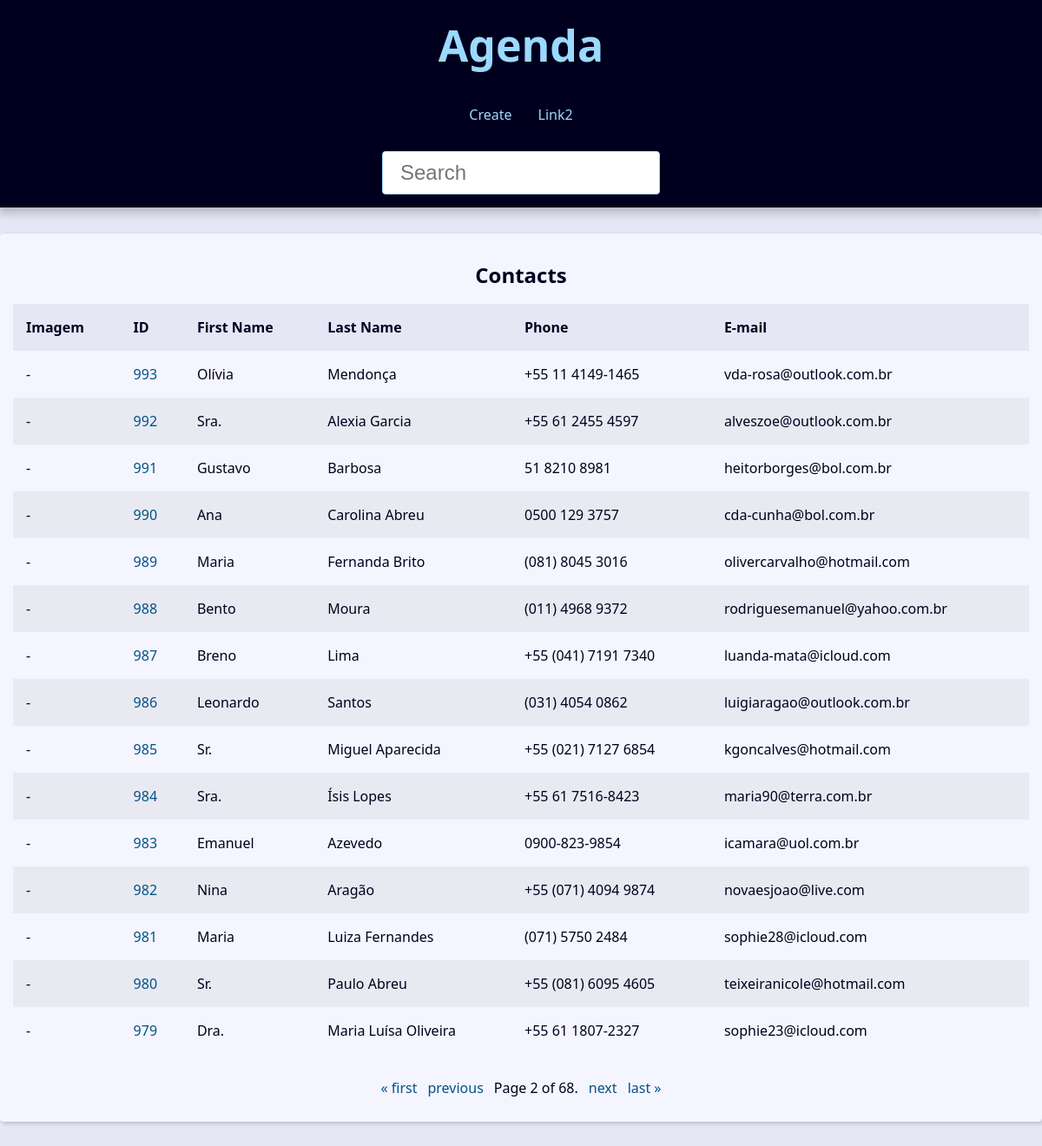
The page /?page=2&q= on the database its author committed.
### contact/models.py (models this page shows, shortened)
class Contact(models.Model):
    first_name   = models.CharField(max_length=50)
    last_name    = models.CharField(max_length=50, blank=True)
    phone        = models.CharField(max_length=50)
    email        = models.EmailField(max_length=254, blank=True)
    created_date = models.DateTimeField(default=timezone.now)
    description  = models.TextField(blank=True)
    show         = models.BooleanField(default=True)
    picture      = models.ImageField(blank=True, upload_to="pictures/%Y/%m/")
    category = models.ForeignKey(
                        Category,
                        on_delete=models.SET_NULL,
                        blank=True,
                        null=True
    )
    owner = models.ForeignKey(
        User,
        on_delete=models.SET_NULL,
        blank=True, null=True
    )
    class Meta:
        verbose_name = 'Contato'
        verbose_name_plural = 'Contatos'

### contact/views/contact_views.py (the view)
# urls.py: path('', views.index, name='index')         ,
def index(request):
    contacts = Contact.objects \
    .filter(show=True)         \
    .order_by('-id')
    paginator   = Paginator(contacts, 15)
    page_number = request.GET.get("page")
    page_obj    = paginator.get_page(page_number)
    context = {
        'page_obj': page_obj
    }
    return render(
        request,
        'contact/index.html',
        context
    )

### contact/templates/contact/index.html
{% extends 'global/base.html' %}
{% block content %}
  <div class="responsive-table">
    <table class="contacts-table">
      <caption class="table-caption ">
        Contacts
      </caption>
      <thead>
        <tr class="table-row table-row-header">
          <th class="table-header">Imagem</th>
          <th class="table-header">ID</th>
          <th class="table-header">First Name</th>
          <th class="table-header">Last Name</th>
          <th class="table-header">Phone</th>
          <th class="table-header">E-mail</th>
        </tr>
      </thead>
      <tbody>
        {% for contact in page_obj %}
          <tr class="table-row">
            <td class="table-cel">
              {% if contact.picture %}
                <img
                  src="{{ contact.picture.url }}"
                  alt="{{ contact.first_name }}"
                  style="
                    width: 50px;
                    height: 50px;
                    object-fit: cover;
                    border-radius: 50%;
                  "
                >
              {% else %}
                -
              {% endif %}
            </td>
            <td class="table-cel">
                <a
                    class="table-link"
                    href="{% url 'contact:contact' contact.id %}">
                    {{ contact.id }}
                </a>
            </td>
            <td class="table-cel">
              {{ contact.first_name }}
            </td>
            <td class="table-cel">
              {{ contact.last_name }}
            </td>
            <td class="table-cel">
              {{ contact.phone }}
            </td>
            <td class="table-cel">
              {{ contact.email }}
            </td>
          </tr>
        {% endfor %}
      </tbody>
    </table>
  </div>
{% endblock content %}

### base_templates/global/base.html (shortened to what this page needs)
{% load static %}
<!DOCTYPE html>
<html lang="pt-BR">
{% include 'global/partials/_head.html' %}
<body>
    {% include 'global/partials/_header.html' %}
    <main class="content">
        {% block content %}{% endblock content %}
        {% include 'global/partials/_paginator.html' %}
    </main>
</body>
</html>

### base_templates/global/partials/_head.html (shortened to what this page needs)
{% load static %}<!DOCTYPE html>
<head>
    <link rel="stylesheet" href="{% static 'global/css/style.css' %}">
</head>

### base_templates/global/partials/_header.html
    <header class="header">
        <h1 class="header-heading">
            <a href="{% url 'contact:index' %}" class="header-link">
                Agenda
            </a>
        </h1>
        <nav class="menu">
            <ul class="menu-list">
                <li class="menu-item">
                    <a href="{% url 'contact:create' %}" class="menu-link">
                        Create
                    </a>
                </li>
                <li class="menu-item">
                    <a href="" class="menu-link">
                        Link2
                    </a>
                </li>
            </ul>
        </nav>
        <div class="search">
            <form
                action="{% url 'contact:search' %}"
                method="GET"
            >
                <input
                    type="search"
                    class="search-input"
                    placeholder="Search"
                    id="search"
                    name="q"
                    value="{{ request.GET.q.strip }}"
                >
            </form>
        </div>
    </header>

### base_templates/global/partials/_paginator.html
<div class="pagination">
    <span class="step-links">
        {% if page_obj.has_previous %}
            <a href="?page=1&q={{ request.GET.q.strip }}">&laquo; first</a>
            <a href="?page={{ page_obj.previous_page_number }}&q={{ request.GET.q.strip }}">previous</a>
        {% endif %}
        <span class="current">
            Page {{ page_obj.number }} of {{ page_obj.paginator.num_pages }}.
        </span>
        {% if page_obj.has_next %}
            <a href="?page={{ page_obj.next_page_number }}&q={{ request.GET.q.strip }}">next</a>
            <a href="?page={{ page_obj.paginator.num_pages }}&q={{ request.GET.q.strip }}">last &raquo;</a>
        {% endif %}
    </span>
</div>

### base_static/global/css/style.css (style rules this page uses)
:root { --spacing: 1.5rem; --link-dark-color: rgb(0, 83, 134); --link-light-color: rgb(156, 217, 255); --clr-white: rgb(245, 245, 255); --clr-black: rgb(0, 0, 30); --clr-light-gray: rgb(230, 230, 245); --clr-dark-shadow-5: rgba(0, 0, 10, 5%); --clr-dark-shadow-10: rgba(0, 0, 10, 10%); --clr-dark-shadow-20: rgba(0, 0, 10, 20%); --clr-light-shadow-5: rgba(200, 200, 255, 5%); --clr-light-shadow-10: rgba(200, 200, 255, 10%); --clr-light-shadow-20: rgba(200, 200, 255, 20%); --main-page-width: 120rem; --table-min-width: 60rem; --biggest-font-size: 5rem; --bigger-font-size: 4rem; --big-font-size: 3.2rem; --medium-font-size: 2.4rem; --small-font-size: 1.6rem; --smaller-font-size: 1.4rem; --smallest-font-size: 1.2rem; --transition-fast: 300ms; --transition-medium: 600ms; --transition-slow: 1s; --default-border-radius: 4px; }
*, *::before, *::after { margin: 0; padding: 0; box-sizing: border-box; }
html { font-size: 62.5%; }
body { font-family: system-ui, -apple-system, BlinkMacSystemFont, 'Segoe UI', Roboto, Oxygen, Ubuntu, Cantarell, 'Open Sans', 'Helvetica Neue', sans-serif; line-height: 1.5; font-size: var(--small-font-size); color: var(--clr-black); -webkit-font-smoothing: antialiased; background: var(--clr-light-gray); }
.header { background: var(--clr-black); padding: var(--spacing); box-shadow: 0 5px 10px 2px var(--clr-dark-shadow-20); z-index: 1; position: relative; }
.header-heading { font-size: var(--biggest-font-size); text-align: center; }
.header-link { color: var(--link-light-color); text-decoration: none; transition: filter var(--transition-fast) ease-in-out; }
.menu { margin: var(--spacing); }
.menu-list { list-style: none; display: flex; justify-content: center; flex-flow: row wrap; }
.menu-link { display: block; padding: var(--spacing); color: var(--link-light-color); text-decoration: none; transition: background-color var(--transition-fast) ease-in-out; border-radius: var(--default-border-radius); }
.content { max-width: var(--main-page-width); margin: calc(var(--spacing) * 2) auto; padding: var(--spacing); background: var(--clr-white); box-shadow: 2px 2px 5px var(--clr-dark-shadow-20); border-radius: var(--default-border-radius); }
.responsive-table { width: 100%; overflow-x: auto; }
.contacts-table { width: 100%; min-width: var(--table-min-width); border-collapse: collapse; }
.table-caption { font-size: var(--medium-font-size); font-weight: bold; padding: var(--spacing); }
.table-row { text-align: left; text-overflow: ellipsis; transition: background-color var(--transition-fast) ease-in-out; }
.table-row:nth-of-type(2n) { background: var(--clr-dark-shadow-5); }
.table-row-header { background: var(--clr-light-gray); color: var(--clr-black); }
.table-cel, .table-header { padding: var(--spacing); }
.table-link { color: var(--link-dark-color); transition: color var(--transition-fast) ease-in-out; text-decoration: none; }
.pagination { margin-top: var(--spacing); display: flex; justify-content: center; padding: calc(var(--spacing) * 0.8); font-size: var(--small-font-size); }
.pagination .step-links { display: flex; gap: calc(var(--spacing) * 0.8); }
.pagination .step-links a { color: var(--link-dark-color); transition: color var(--transition-fast) ease-in-out; text-decoration: none; display: block; }
.search { display: flex; justify-content: center; }
.search-input { font-size: var(--medium-font-size); padding: 1rem 2rem; width: 100%; max-width: 32rem; border-radius: var(--default-border-radius); border: 1px solid var(--link-light-color); }

### rows shown on the page
Contact: id "993", first_name "Olívia", last_name "Mendonça", phone "+55 11 4149-1465", email "vda-rosa@outlook.com.br"
Contact: id "992", first_name "Sra.", last_name "Alexia Garcia", phone "+55 61 2455 4597", email "alveszoe@outlook.com.br"
Contact: id "991", first_name "Gustavo", last_name "Barbosa", phone "51 8210 8981", email "heitorborges@bol.com.br"
Contact: id "990", first_name "Ana", last_name "Carolina Abreu", phone "0500 129 3757", email "cda-cunha@bol.com.br"
Contact: id "989", first_name "Maria", last_name "Fernanda Brito", phone "(081) 8045 3016", email "olivercarvalho@hotmail.com"
Contact: id "988", first_name "Bento", last_name "Moura", phone "(011) 4968 9372", email "rodriguesemanuel@yahoo.com.br"
Contact: id "987", first_name "Breno", last_name "Lima", phone "+55 (041) 7191 7340", email "luanda-mata@icloud.com"
Contact: id "986", first_name "Leonardo", last_name "Santos", phone "(031) 4054 0862", email "luigiaragao@outlook.com.br"
Contact: id "985", first_name "Sr.", last_name "Miguel Aparecida", phone "+55 (021) 7127 6854", email "kgoncalves@hotmail.com"
Contact: id "984", first_name "Sra.", last_name "Ísis Lopes", phone "+55 61 7516-8423", email "maria90@terra.com.br"
Contact: id "983", first_name "Emanuel", last_name "Azevedo", phone "0900-823-9854", email "icamara@uol.com.br"
Contact: id "982", first_name "Nina", last_name "Aragão", phone "+55 (071) 4094 9874", email "novaesjoao@live.com"
Contact: id "981", first_name "Maria", last_name "Luiza Fernandes", phone "(071) 5750 2484", email "sophie28@icloud.com"
Contact: id "980", first_name "Sr.", last_name "Paulo Abreu", phone "+55 (081) 6095 4605", email "teixeiranicole@hotmail.com"
Contact: id "979", first_name "Dra.", last_name "Maria Luísa Oliveira", phone "+55 61 1807-2327", email "sophie23@icloud.com"

### other values the page prints
{{ page_obj.number }} "2"
{{ page_obj.paginator.num_pages }} "68"
